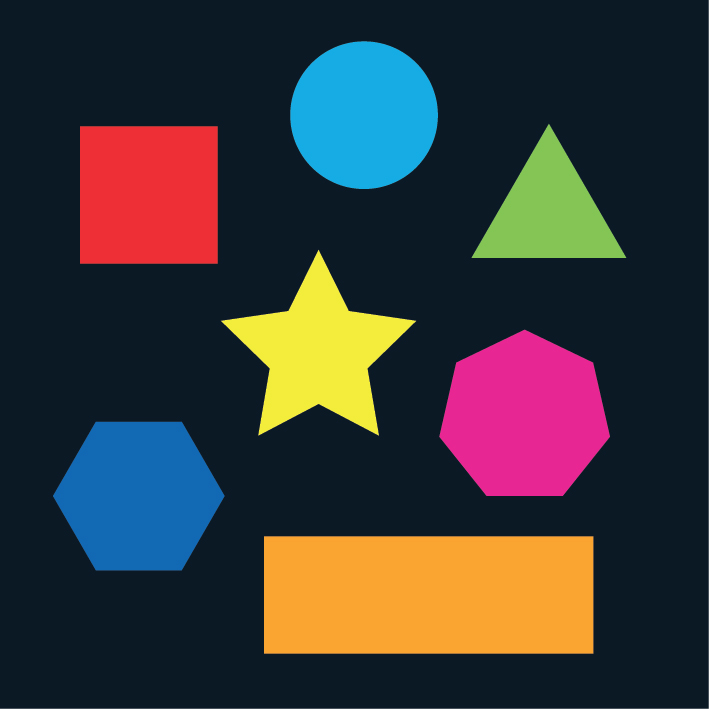
#> input picture img.jpg, 709 x 709 px, found by its file name
$ python center.py   (older library calls are emulated)
#> lines starting #> are read from the running program, lines starting #| are printed output that depends on the picture; after the words box and inside, x2 and y2 are one past the last pixel; in counts of white or black regions, pixels touching at a corner belong together
import numpy as np
import cv2
import imutils

image = cv2.imread('C:/Users/Diego/Documents/python/ROBOTICA/Proyecto/img.jpg')
#> image is the input picture: shape (709, 709, 3); mean B, G, R 56.3, 55.5, 57.7


gray = cv2.cvtColor(image, cv2.COLOR_BGR2GRAY)
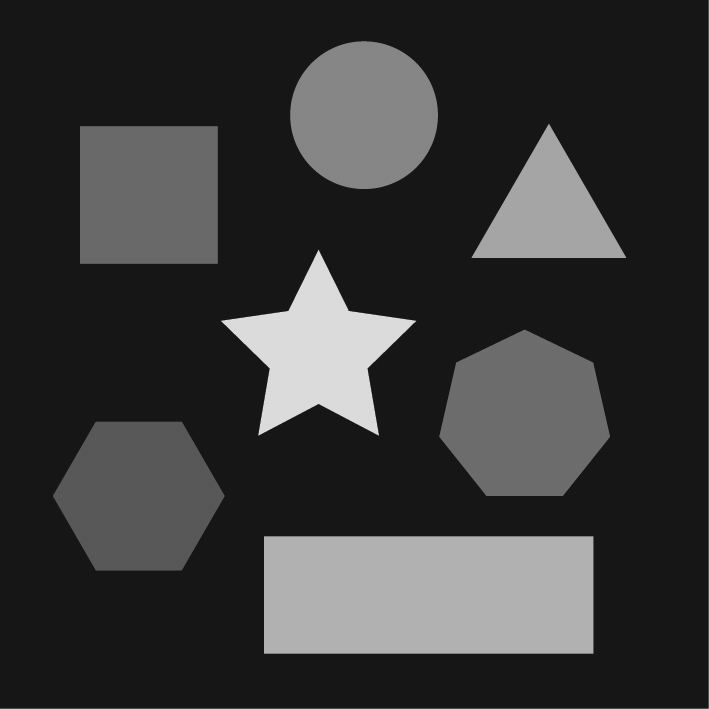
#> gray: shape (709, 709); min 20, max 220, mean 56.2
canny = cv2.Canny(gray, 130, 255, 0)
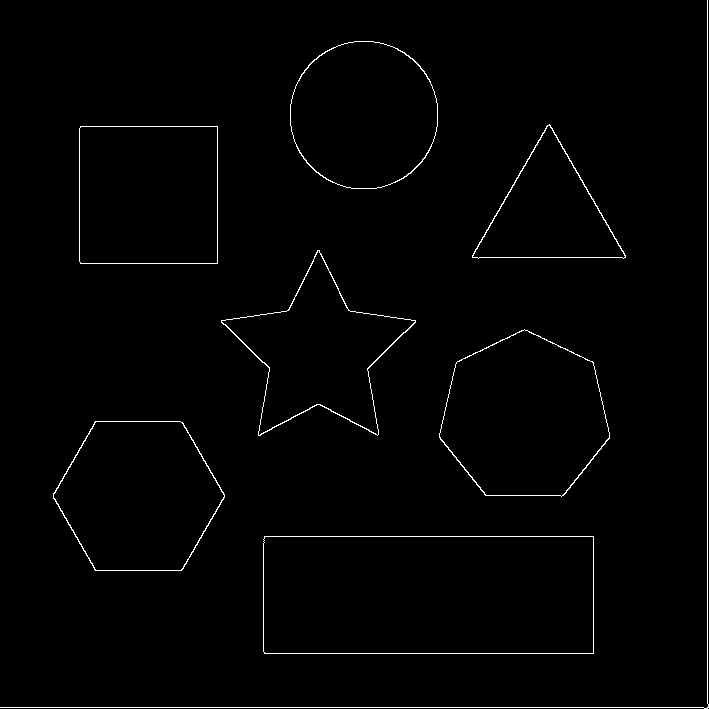
#> canny: shape (709, 709); 1.2% white in thin lines or dots

cnts = cv2.findContours(canny, cv2.RETR_TREE, cv2.CHAIN_APPROX_NONE)
#> cnts = 15 contours, 1 with area under 20; largest, box (x1, y1, x2, y2) and area: (263, 536, 594, 654) 38604, (263, 536, 594, 654) 38602, (439, 329, 610, 497) 21052, (439, 329, 610, 497) 20916, (53, 421, 225, 571) 19299
cnts = cnts[0] if imutils.is_cv2() else cnts[1]
cntsSorted = sorted(cnts, key=cv2.contourArea)
#> cntsSorted has the same summary as cnts

for c in cntsSorted:

    contourImg = cv2.drawContours(image, [c], -1, (0,255,0), 3)
    cv2.imshow("Contours", contourImg)

    cv2.waitKey(0)
#> this loop made 15 passes
#> pass 2, `contourImg = cv2.drawContours(image, [c], -1, (0,255,0), 3)`:
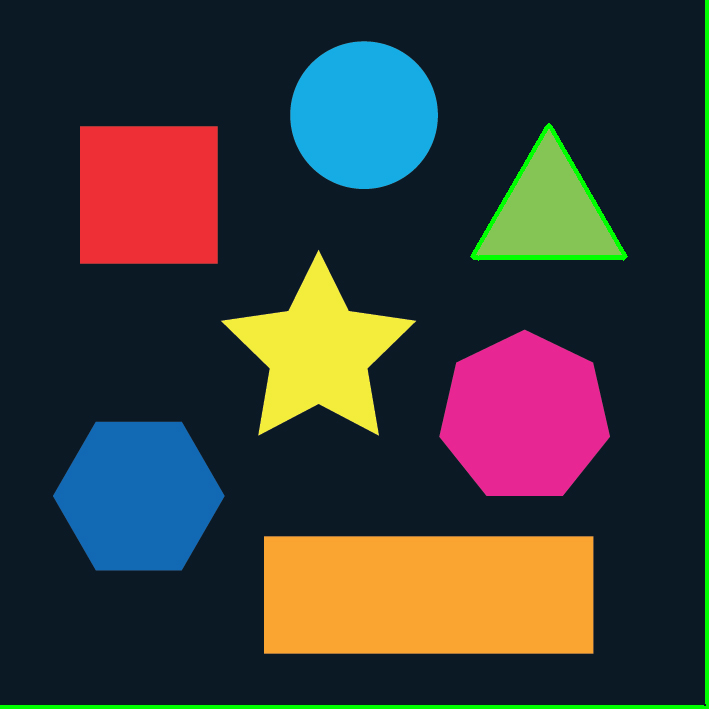
#> contourImg: shape (709, 709, 3); mean B, G, R 55.5, 58.5, 57.1
#> after the loop:
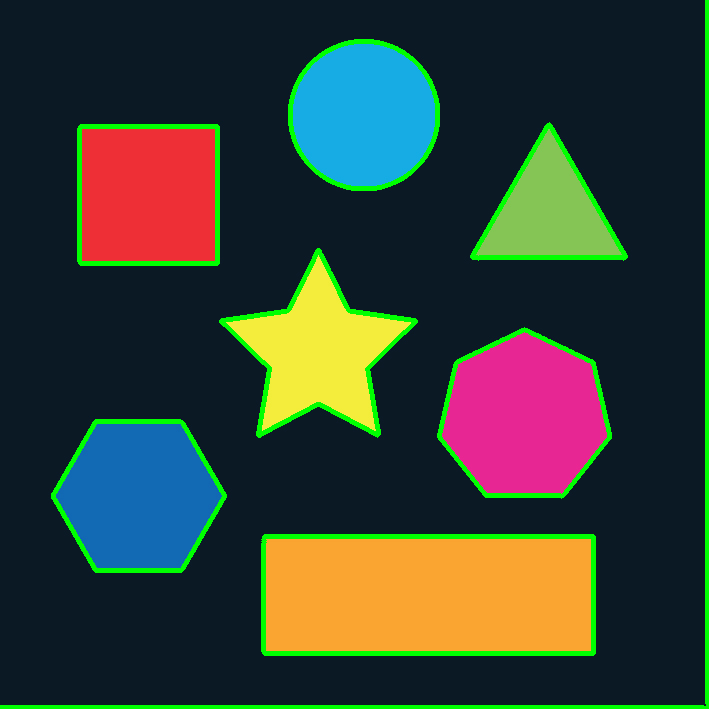
#> image: shape (709, 709, 3); 5.08% of pixels changed, all inside (x1, y1, x2, y2) = (0, 0, 709, 709)
